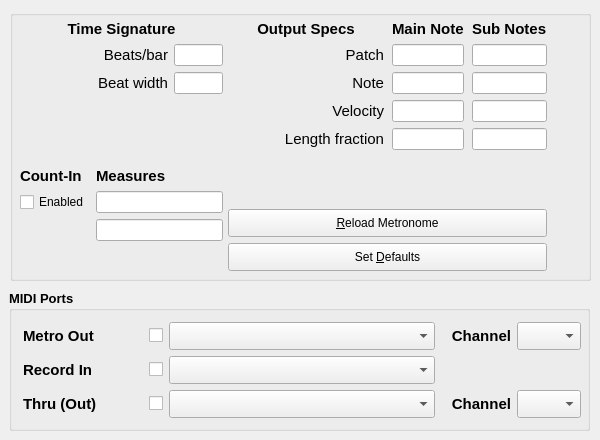
     <widget class="QWidget" name="tabMetronome">
      <attribute name="title">
       <string>&amp;Metronome</string>
      </attribute>
      <widget class="QWidget" name="metroLayoutWidget">
       <property name="geometry">
        <rect>
         <x>20</x>
         <y>20</y>
         <width>203</width>
         <height>221</height>
        </rect>
       </property>
       <layout class="QVBoxLayout" name="verticalLayout_2">
        <item>
         <widget class="QLabel" name="label_metro_timesig">
          <property name="font">
           <font>
            <pointsize>11</pointsize>
            <bold>true</bold>
           </font>
          </property>
          <property name="text">
           <string>Time Signature</string>
          </property>
          <property name="alignment">
           <set>Qt::AlignmentFlag::AlignCenter</set>
          </property>
         </widget>
        </item>
        <item>
         <layout class="QGridLayout" name="gridLayout_3" columnstretch="6,2">
          <item row="1" column="0">
           <widget class="QLabel" name="label_metro_beat_width">
            <property name="font">
             <font>
              <pointsize>11</pointsize>
              <bold>false</bold>
             </font>
            </property>
            <property name="text">
             <string>Beat width</string>
            </property>
            <property name="alignment">
             <set>Qt::AlignmentFlag::AlignRight|Qt::AlignmentFlag::AlignTrailing|Qt::AlignmentFlag::AlignVCenter</set>
            </property>
           </widget>
          </item>
          <item row="0" column="1">
           <widget class="QLineEdit" name="lineedit_metro_beats_per_bar"/>
          </item>
          <item row="0" column="0">
           <widget class="QLabel" name="label_metro_bpb">
            <property name="font">
             <font>
              <pointsize>11</pointsize>
              <bold>false</bold>
             </font>
            </property>
            <property name="text">
             <string>Beats/bar</string>
            </property>
            <property name="alignment">
             <set>Qt::AlignmentFlag::AlignRight|Qt::AlignmentFlag::AlignTrailing|Qt::AlignmentFlag::AlignVCenter</set>
            </property>
           </widget>
          </item>
          <item row="1" column="1">
           <widget class="QLineEdit" name="lineedit_metro_beat_width"/>
          </item>
          <item row="2" column="0">
           <spacer name="verticalSpacer_2">
            <property name="orientation">
             <enum>Qt::Orientation::Vertical</enum>
            </property>
            <property name="sizeHint" stdset="0">
             <size>
              <width>20</width>
              <height>40</height>
             </size>
            </property>
           </spacer>
          </item>
         </layout>
        </item>
        <item>
         <layout class="QGridLayout" name="gridLayout_4">
          <item row="0" column="1">
           <widget class="QLabel" name="label_metro_count">
            <property name="enabled">
             <bool>true</bool>
            </property>
            <property name="font">
             <font>
              <pointsize>11</pointsize>
              <bold>true</bold>
             </font>
            </property>
            <property name="text">
             <string>Measures</string>
            </property>
           </widget>
          </item>
          <item row="0" column="0">
           <widget class="QLabel" name="label_metro_count_in">
            <property name="enabled">
             <bool>true</bool>
            </property>
            <property name="font">
             <font>
              <pointsize>11</pointsize>
              <bold>true</bold>
             </font>
            </property>
            <property name="text">
             <string>Count-In</string>
            </property>
           </widget>
          </item>
          <item row="1" column="1">
           <widget class="QLineEdit" name="lineedit_metro_count_in">
            <property name="enabled">
             <bool>true</bool>
            </property>
            <property name="toolTip">
             <string>Number of measures to click metronome
before starting playback.</string>
            </property>
           </widget>
          </item>
          <item row="1" column="0">
           <widget class="QCheckBox" name="checkbox_metro_count_in">
            <property name="enabled">
             <bool>true</bool>
            </property>
            <property name="toolTip">
             <string>If set, count-in with the metronome
prior to starting playback.</string>
            </property>
            <property name="text">
             <string>Enabled</string>
            </property>
           </widget>
          </item>
          <item row="2" column="1">
           <widget class="QLineEdit" name="lineedit_metro_recording_measures">
            <property name="toolTip">
             <string>Number of measures for count-in
recording.</string>
            </property>
           </widget>
          </item>
         </layout>
        </item>
       </layout>
      </widget>
      <widget class="QWidget" name="metroLayoutWidget2">
       <property name="geometry">
        <rect>
         <x>222</x>
         <y>20</y>
         <width>325</width>
         <height>251</height>
        </rect>
       </property>
       <layout class="QVBoxLayout" name="verticalLayout_4">
        <property name="leftMargin">
         <number>6</number>
        </property>
        <item>
         <layout class="QGridLayout" name="gridLayout_2" columnstretch="3,1,1">
          <property name="horizontalSpacing">
           <number>8</number>
          </property>
          <item row="0" column="0">
           <widget class="QLabel" name="label_output_specs">
            <property name="font">
             <font>
              <pointsize>11</pointsize>
              <bold>true</bold>
             </font>
            </property>
            <property name="text">
             <string>Output Specs</string>
            </property>
            <property name="alignment">
             <set>Qt::AlignmentFlag::AlignCenter</set>
            </property>
           </widget>
          </item>
          <item row="0" column="1">
           <widget class="QLabel" name="label_metro_main_note">
            <property name="font">
             <font>
              <pointsize>11</pointsize>
              <bold>true</bold>
             </font>
            </property>
            <property name="text">
             <string>Main Note</string>
            </property>
           </widget>
          </item>
          <item row="0" column="2">
           <widget class="QLabel" name="label_metro_sub_notes">
            <property name="font">
             <font>
              <pointsize>11</pointsize>
              <bold>true</bold>
             </font>
            </property>
            <property name="text">
             <string>Sub Notes</string>
            </property>
           </widget>
          </item>
          <item row="1" column="0">
           <widget class="QLabel" name="label_metro_patch">
            <property name="font">
             <font>
              <pointsize>11</pointsize>
              <bold>false</bold>
             </font>
            </property>
            <property name="toolTip">
             <string>The program (e.g. percussion) to use for the
metronome beats.</string>
            </property>
            <property name="text">
             <string>Patch</string>
            </property>
            <property name="alignment">
             <set>Qt::AlignmentFlag::AlignRight|Qt::AlignmentFlag::AlignTrailing|Qt::AlignmentFlag::AlignVCenter</set>
            </property>
           </widget>
          </item>
          <item row="1" column="1">
           <widget class="QLineEdit" name="lineedit_metro_main_patch"/>
          </item>
          <item row="1" column="2">
           <widget class="QLineEdit" name="lineedit_metro_sub_patch"/>
          </item>
          <item row="2" column="0">
           <widget class="QLabel" name="label_metro_note">
            <property name="font">
             <font>
              <pointsize>11</pointsize>
              <bold>false</bold>
             </font>
            </property>
            <property name="toolTip">
             <string>The note (either drum or pitch) to use.</string>
            </property>
            <property name="text">
             <string>Note</string>
            </property>
            <property name="alignment">
             <set>Qt::AlignmentFlag::AlignRight|Qt::AlignmentFlag::AlignTrailing|Qt::AlignmentFlag::AlignVCenter</set>
            </property>
           </widget>
          </item>
          <item row="2" column="1">
           <widget class="QLineEdit" name="lineedit_metro_main_note"/>
          </item>
          <item row="2" column="2">
           <widget class="QLineEdit" name="lineedit_metro_sub_note"/>
          </item>
          <item row="3" column="0">
           <widget class="QLabel" name="label_metro_velocity">
            <property name="font">
             <font>
              <pointsize>11</pointsize>
              <bold>false</bold>
             </font>
            </property>
            <property name="toolTip">
             <string>The loudness of the metronome beat.</string>
            </property>
            <property name="text">
             <string>Velocity</string>
            </property>
            <property name="alignment">
             <set>Qt::AlignmentFlag::AlignRight|Qt::AlignmentFlag::AlignTrailing|Qt::AlignmentFlag::AlignVCenter</set>
            </property>
           </widget>
          </item>
          <item row="3" column="1">
           <widget class="QLineEdit" name="lineedit_metro_main_velocity"/>
          </item>
          <item row="3" column="2">
           <widget class="QLineEdit" name="lineedit_metro_sub_velocity"/>
          </item>
          <item row="4" column="0">
           <widget class="QLabel" name="label_metro_length_fraction">
            <property name="font">
             <font>
              <pointsize>11</pointsize>
              <bold>false</bold>
             </font>
            </property>
            <property name="toolTip">
             <string>The length of notes as a fraction
of the beat-width. 0 means half
the beat width.</string>
            </property>
            <property name="text">
             <string>Length fraction</string>
            </property>
            <property name="alignment">
             <set>Qt::AlignmentFlag::AlignRight|Qt::AlignmentFlag::AlignTrailing|Qt::AlignmentFlag::AlignVCenter</set>
            </property>
           </widget>
          </item>
          <item row="4" column="1">
           <widget class="QLineEdit" name="lineedit_metro_main_fraction"/>
          </item>
          <item row="4" column="2">
           <widget class="QLineEdit" name="lineedit_metro_sub_fraction"/>
          </item>
         </layout>
        </item>
        <item>
         <spacer name="verticalSpacer_3">
          <property name="orientation">
           <enum>Qt::Orientation::Vertical</enum>
          </property>
          <property name="sizeHint" stdset="0">
           <size>
            <width>20</width>
            <height>40</height>
           </size>
          </property>
         </spacer>
        </item>
        <item>
         <widget class="QPushButton" name="button_metro_reload">
          <property name="minimumSize">
           <size>
            <width>225</width>
            <height>28</height>
           </size>
          </property>
          <property name="maximumSize">
           <size>
            <width>16777215</width>
            <height>28</height>
           </size>
          </property>
          <property name="toolTip">
           <string>Reload the metronome with new settings.</string>
          </property>
          <property name="text">
           <string>&amp;Reload Metronome</string>
          </property>
         </widget>
        </item>
        <item>
         <widget class="QPushButton" name="button_metro_defaults">
          <property name="minimumSize">
           <size>
            <width>0</width>
            <height>28</height>
           </size>
          </property>
          <property name="maximumSize">
           <size>
            <width>16777215</width>
            <height>28</height>
           </size>
          </property>
          <property name="text">
           <string>Set &amp;Defaults</string>
          </property>
         </widget>
        </item>
       </layout>
      </widget>
      <widget class="QGroupBox" name="groupBox_6">
       <property name="geometry">
        <rect>
         <x>10</x>
         <y>10</y>
         <width>581</width>
         <height>271</height>
        </rect>
       </property>
       <property name="title">
        <string/>
       </property>
      </widget>
      <widget class="QGroupBox" name="groupBox_7">
       <property name="geometry">
        <rect>
         <x>9</x>
         <y>290</y>
         <width>581</width>
         <height>141</height>
        </rect>
       </property>
       <property name="font">
        <font>
         <pointsize>10</pointsize>
         <bold>true</bold>
        </font>
       </property>
       <property name="title">
        <string>MIDI Ports</string>
       </property>
       <widget class="QWidget" name="layoutWidgetMidiPorts">
        <property name="geometry">
         <rect>
          <x>14</x>
          <y>32</y>
          <width>558</width>
          <height>98</height>
         </rect>
        </property>
        <layout class="QGridLayout" name="gridLayout_8">
         <item row="0" column="0">
          <widget class="QLabel" name="label_metro_buss">
           <property name="minimumSize">
            <size>
             <width>120</width>
             <height>28</height>
            </size>
           </property>
           <property name="font">
            <font>
             <pointsize>11</pointsize>
             <bold>true</bold>
            </font>
           </property>
           <property name="text">
            <string>Metro Out</string>
           </property>
          </widget>
         </item>
         <item row="0" column="1">
          <widget class="QCheckBox" name="checkbox_metro_enabled">
           <property name="toolTip">
            <string>If checked, use of the given bus as a metronome
sound is enabled.</string>
           </property>
           <property name="text">
            <string/>
           </property>
          </widget>
         </item>
         <item row="0" column="2">
          <widget class="QComboBox" name="combobox_metro_buss">
           <property name="minimumSize">
            <size>
             <width>266</width>
             <height>28</height>
            </size>
           </property>
           <property name="maximumSize">
            <size>
             <width>268</width>
             <height>28</height>
            </size>
           </property>
           <property name="toolTip">
            <string>The enabled bus to which the metronome will play.</string>
           </property>
          </widget>
         </item>
         <item row="0" column="3">
          <widget class="QLabel" name="label_metro_channel">
           <property name="font">
            <font>
             <pointsize>11</pointsize>
             <bold>true</bold>
            </font>
           </property>
           <property name="text">
            <string>Channel</string>
           </property>
           <property name="alignment">
            <set>Qt::AlignmentFlag::AlignRight|Qt::AlignmentFlag::AlignTrailing|Qt::AlignmentFlag::AlignVCenter</set>
           </property>
          </widget>
         </item>
         <item row="0" column="4">
          <widget class="QComboBox" name="combobox_metro_channel">
           <property name="minimumSize">
            <size>
             <width>64</width>
             <height>28</height>
            </size>
           </property>
           <property name="maximumSize">
            <size>
             <width>64</width>
             <height>28</height>
            </size>
           </property>
           <property name="toolTip">
            <string>The MIDI channel for the notes played by the metronome.</string>
           </property>
          </widget>
         </item>
         <item row="1" column="0">
          <widget class="QLabel" name="label_record_bus">
           <property name="minimumSize">
            <size>
             <width>120</width>
             <height>28</height>
            </size>
           </property>
           <property name="font">
            <font>
             <pointsize>11</pointsize>
             <bold>true</bold>
            </font>
           </property>
           <property name="text">
            <string>Record In</string>
           </property>
          </widget>
         </item>
         <item row="1" column="1">
          <widget class="QCheckBox" name="checkbox_metro_recording">
           <property name="toolTip">
            <string>If checked, the use of this buss as input for
&quot;scratchpad recording&quot; is enabled.</string>
           </property>
           <property name="text">
            <string/>
           </property>
          </widget>
         </item>
         <item row="1" column="2">
          <widget class="QComboBox" name="combobox_metro_record_buss">
           <property name="minimumSize">
            <size>
             <width>266</width>
             <height>28</height>
            </size>
           </property>
           <property name="maximumSize">
            <size>
             <width>266</width>
             <height>28</height>
            </size>
           </property>
           <property name="toolTip">
            <string>The enabled bus from which to record into the background.
This feature is still unfinished.</string>
           </property>
          </widget>
         </item>
         <item row="1" column="3">
          <spacer name="horizontalSpacer">
           <property name="orientation">
            <enum>Qt::Orientation::Horizontal</enum>
           </property>
           <property name="sizeHint" stdset="0">
            <size>
             <width>40</width>
             <height>20</height>
            </size>
           </property>
          </spacer>
         </item>
         <item row="2" column="0">
          <widget class="QLabel" name="label_metro_thru_buss">
           <property name="minimumSize">
            <size>
             <width>120</width>
             <height>28</height>
            </size>
           </property>
           <property name="font">
            <font>
             <pointsize>11</pointsize>
             <bold>true</bold>
            </font>
           </property>
           <property name="text">
            <string>Thru (Out)</string>
           </property>
          </widget>
         </item>
         <item row="2" column="1">
          <widget class="QCheckBox" name="checkbox_metro_thru">
           <property name="toolTip">
            <string>If checked, the use of this buss as an output
for &quot;scratchpad recording&quot; is enabled.</string>
           </property>
           <property name="text">
            <string/>
           </property>
          </widget>
         </item>
         <item row="2" column="2">
          <widget class="QComboBox" name="combobox_metro_thru_buss">
           <property name="minimumSize">
            <size>
             <width>266</width>
             <height>28</height>
            </size>
           </property>
           <property name="maximumSize">
            <size>
             <width>266</width>
             <height>28</height>
            </size>
           </property>
           <property name="toolTip">
            <string>The output bus through which to play the incoming
background-recorded notes. Still unfinished.</string>
           </property>
          </widget>
         </item>
         <item row="2" column="3">
          <widget class="QLabel" name="label_metro_thru_channel">
           <property name="font">
            <font>
             <pointsize>11</pointsize>
             <bold>true</bold>
            </font>
           </property>
           <property name="text">
            <string>Channel</string>
           </property>
           <property name="alignment">
            <set>Qt::AlignmentFlag::AlignRight|Qt::AlignmentFlag::AlignTrailing|Qt::AlignmentFlag::AlignVCenter</set>
           </property>
          </widget>
         </item>
         <item row="2" column="4">
          <widget class="QComboBox" name="combobox_metro_thru_channel">
           <property name="minimumSize">
            <size>
             <width>64</width>
             <height>28</height>
            </size>
           </property>
           <property name="maximumSize">
            <size>
             <width>64</width>
             <height>28</height>
            </size>
           </property>
           <property name="toolTip">
            <string>The channel on which to play background
notes as they come in.</string>
           </property>
          </widget>
         </item>
        </layout>
       </widget>
      </widget>
      <zorder>groupBox_6</zorder>
      <zorder>metroLayoutWidget</zorder>
      <zorder>metroLayoutWidget2</zorder>
      <zorder>groupBox_7</zorder>
     </widget>
